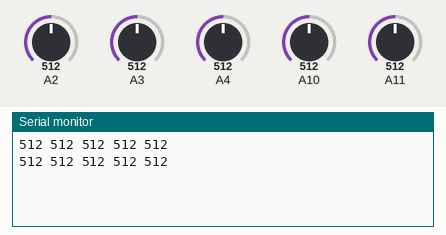
Simulated run of this sketch. Board: Arduino Mega 2560, built with avr-gcc and run on an emulated ATmega2560. Parts: the last lines printed to the serial monitor. The inputs (shaded band) are chosen by the test bench; at power-on: A2 = 512, A3 = 512, A4 = 512, A10 = 512, A11 = 512.

Above: at 1.8 s.
1.9 s: A2 set to 716
At 2.7 s:
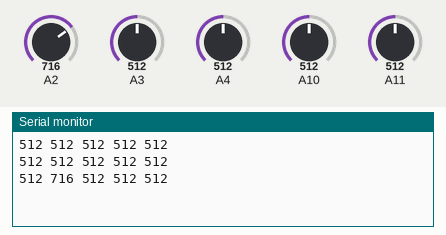
3.4 s: A3 set to 716
At 4.4 s:
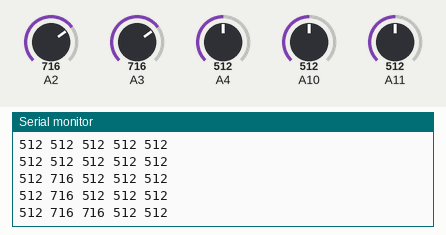
4.9 s: A4 set to 716
At 5.8 s:
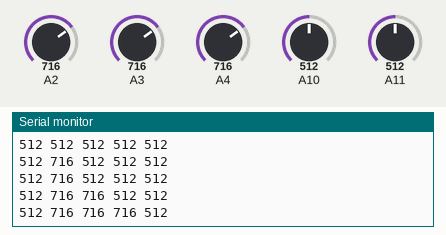
6.4 s: A10 set to 716
At 7.7 s:
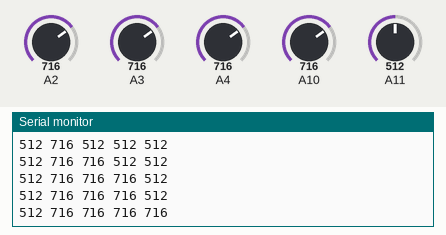
7.9 s: A11 set to 716
At 8.8 s:
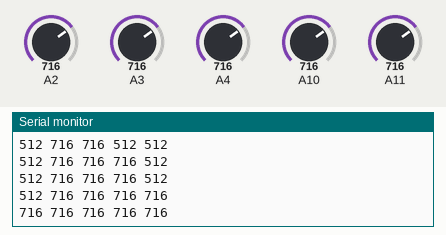
9.4 s: A2 set to 992
At 10.4 s:
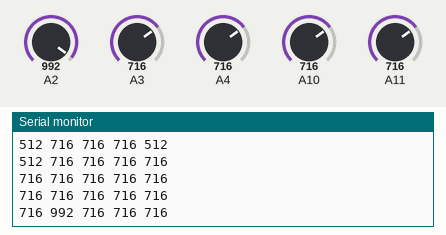
Timing chart, 0 to 11.9 s (numbered marks = the images above; inputs shaded):
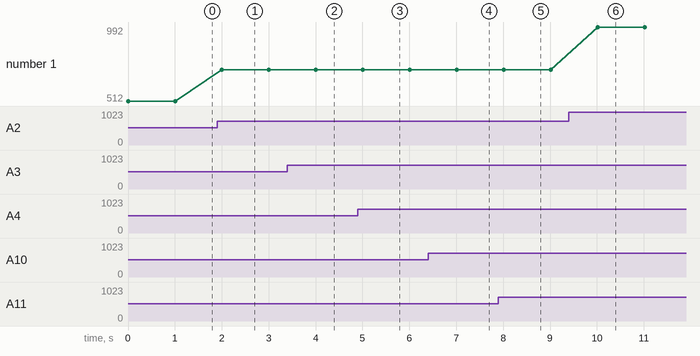

The sketch:

lectura_IR.ino
```cpp
/*   ----------------
 *   |IR|IR|IR|IR|IR|
 *   A11 A2 A3 A4 A10
 *   ----------------
*/

//Declaración de variables
int IR_izqizq, IR_izq, IR_cntr, IR_dch, IR_dchdch = 0;

void setup(){
  Serial.begin(9600);
}

void loop(){
  IR_izqizq=analogRead(A11);
  IR_izq= analogRead(A2);
  IR_cntr= analogRead(A3);
  IR_dch= analogRead(A4);
  IR_dchdch= analogRead(A10);

  //Negro > 400
  //Blanco< 100

  Serial.print(IR_izqizq);
  Serial.print(" ");
  Serial.print(IR_izq);
  Serial.print(" ");
  Serial.print(IR_cntr);
  Serial.print(" ");
  Serial.print(IR_dch);
  Serial.print(" ");
  Serial.println(IR_dchdch);

  delay(1000);
}
```

Measured:
- after the input at 1.9 s, the serial monitor: prints a new line after 0.10 s (image 1)
- after the input at 3.4 s, the serial monitor: prints a new line after 0.61 s (image 2)
- after the input at 4.9 s, the serial monitor: prints a new line after 0.11 s (image 3)
- after the input at 6.4 s, the serial monitor: prints a new line after 0.61 s (image 4)
- after the input at 7.9 s, the serial monitor: prints a new line after 0.11 s (image 5)
- after the input at 9.4 s, the serial monitor: prints a new line after 0.61 s (image 6)
- plotted number 1: 512 → 716 after the input at 1.9 s, 716 → 992 after the input at 9.4 s
